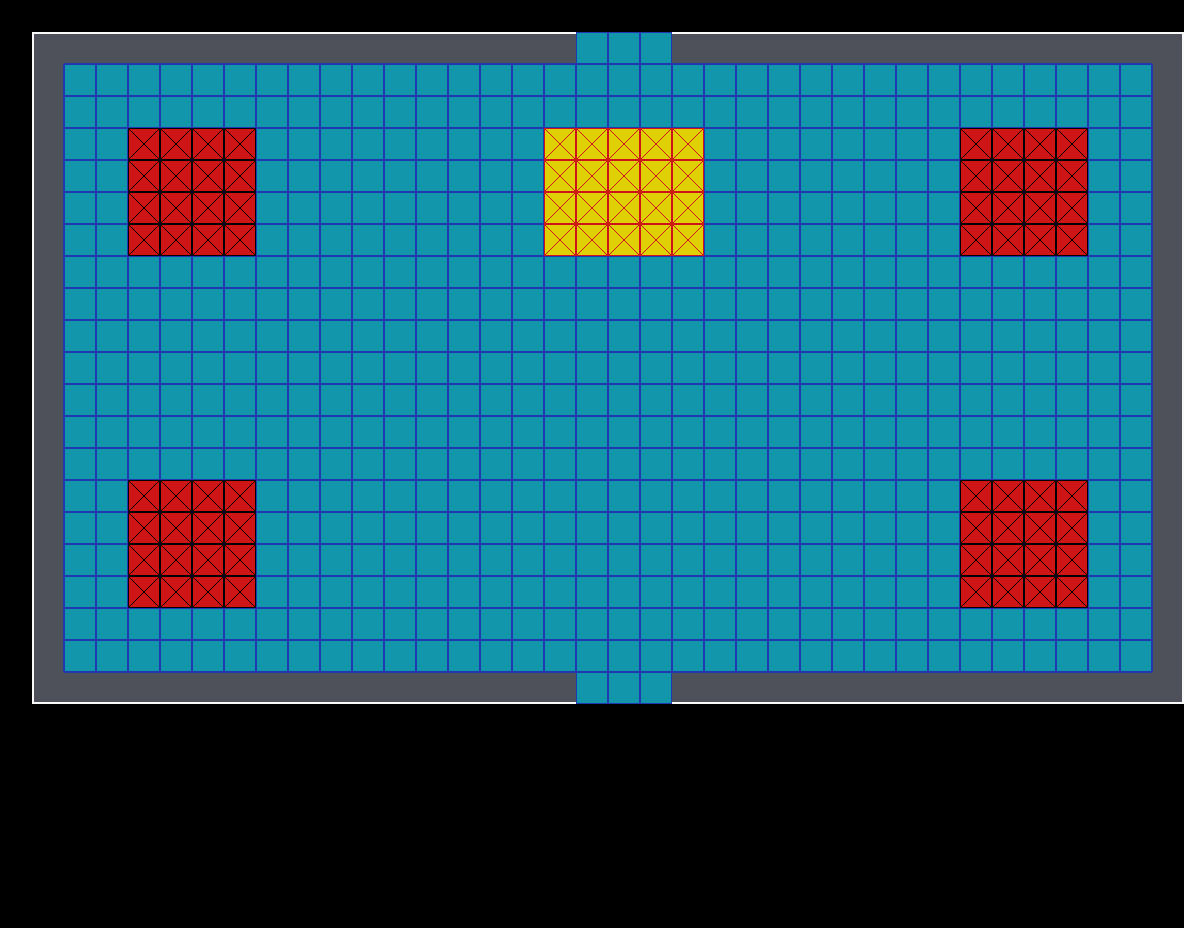

Below is a game level as drawn by its tile map, then a one-line description and the .tmx file that defines it, in full:
An orthogonal 37x29 tile map with 32x32 px tiles, 1 tile layer (Calque de Tile 1), 12 tilesets.

<map version="1.2" tiledversion="1.2.3" orientation="orthogonal" renderorder="right-down" width="37" height="29" tilewidth="32" tileheight="32" infinite="0" nextlayerid="2" nextobjectid="1">
 <tileset firstgid="1" name="coin sud-est" tilewidth="32" tileheight="32" tilecount="1" columns="1">
  <image source="titled/coin sud-est.png" width="32" height="32" />
 </tileset>
 <tileset firstgid="2" name="mur droite" tilewidth="32" tileheight="32" tilecount="1" columns="1">
  <image source="titled/mur droite.png" width="32" height="32" />
 </tileset>
 <tileset firstgid="3" name="fond noir" tilewidth="32" tileheight="32" tilecount="1" columns="1">
  <image source="titled/fond noir.png" width="32" height="32" />
 </tileset>
 <tileset firstgid="4" name="coin sud-ouest" tilewidth="32" tileheight="32" tilecount="1" columns="1">
  <image source="titled/coin sud-ouest.png" width="32" height="32" />
 </tileset>
 <tileset firstgid="5" name="mur nord" tilewidth="32" tileheight="32" tilecount="1" columns="1">
  <image source="titled/mur nord.png" width="32" height="32" />
 </tileset>
 <tileset firstgid="6" name="mur sud" tilewidth="32" tileheight="32" tilecount="1" columns="1">
  <image source="titled/mur sud.png" width="32" height="32" />
 </tileset>
 <tileset firstgid="7" name="plancher à contour bleu" tilewidth="32" tileheight="32" tilecount="1" columns="1">
  <image source="titled/plancher à contour bleu.png" width="32" height="32" />
 </tileset>
 <tileset firstgid="8" name="coin nord-ouest" tilewidth="32" tileheight="32" tilecount="1" columns="1">
  <image source="titled/coin nord-ouest.png" width="32" height="32" />
 </tileset>
 <tileset firstgid="9" name="mur gauche" tilewidth="32" tileheight="32" tilecount="1" columns="1">
  <image source="titled/mur gauche.png" width="32" height="32" />
 </tileset>
 <tileset firstgid="10" name="coin nord-est" tilewidth="32" tileheight="32" tilecount="1" columns="1">
  <image source="titled/coin nord-est.png" width="32" height="32" />
 </tileset>
 <tileset firstgid="11" name="obstacle (3)" tilewidth="32" tileheight="32" tilecount="9" columns="3">
  <image source="titled/obstacle (3).png" width="96" height="96" />
 </tileset>
 <tileset firstgid="20" name="tuile map" tilewidth="32" tileheight="32" tilecount="16" columns="4">
  <image source="titled/tuile map.png" width="128" height="128" />
 </tileset>
 <layer id="1" name="Calque de Tile 1" width="37" height="29">
  <data encoding="csv">
0,0,0,0,0,0,0,0,0,0,0,0,0,0,0,0,0,0,0,0,0,0,0,0,0,0,0,0,0,0,0,0,0,0,0,0,0,
0,8,5,5,5,5,5,5,5,5,5,5,5,5,5,5,5,5,7,7,7,5,5,5,5,5,5,5,5,5,5,5,5,5,5,5,10,
0,9,7,7,7,7,7,7,7,7,7,7,7,7,7,7,7,7,7,7,7,7,7,7,7,7,7,7,7,7,7,7,7,7,7,7,2,
0,9,7,7,7,7,7,7,7,7,7,7,7,7,7,7,7,7,7,7,7,7,7,7,7,7,7,7,7,7,7,7,7,7,7,7,2,
0,9,7,7,18,18,18,18,7,7,7,7,7,7,7,7,7,19,19,19,19,19,7,7,7,7,7,7,7,7,18,18,18,18,7,7,2,
0,9,7,7,18,18,18,18,7,7,7,7,7,7,7,7,7,19,19,19,19,19,7,7,7,7,7,7,7,7,18,18,18,18,7,7,2,
0,9,7,7,18,18,18,18,7,7,7,7,7,7,7,7,7,19,19,19,19,19,7,7,7,7,7,7,7,7,18,18,18,18,7,7,2,
0,9,7,7,18,18,18,18,7,7,7,7,7,7,7,7,7,19,19,19,19,19,7,7,7,7,7,7,7,7,18,18,18,18,7,7,2,
0,9,7,7,7,7,7,7,7,7,7,7,7,7,7,7,7,7,7,7,7,7,7,7,7,7,7,7,7,7,7,7,7,7,7,7,2,
0,9,7,7,7,7,7,7,7,7,7,7,7,7,7,7,7,7,7,7,7,7,7,7,7,7,7,7,7,7,7,7,7,7,7,7,2,
0,9,7,7,7,7,7,7,7,7,7,7,7,7,7,7,7,7,7,7,7,7,7,7,7,7,7,7,7,7,7,7,7,7,7,7,2,
0,9,7,7,7,7,7,7,7,7,7,7,7,7,7,7,7,7,7,7,7,7,7,7,7,7,7,7,7,7,7,7,7,7,7,7,2,
0,9,7,7,7,7,7,7,7,7,7,7,7,7,7,7,7,7,7,7,7,7,7,7,7,7,7,7,7,7,7,7,7,7,7,7,2,
0,9,7,7,7,7,7,7,7,7,7,7,7,7,7,7,7,7,7,7,7,7,7,7,7,7,7,7,7,7,7,7,7,7,7,7,2,
0,9,7,7,7,7,7,7,7,7,7,7,7,7,7,7,7,7,7,7,7,7,7,7,7,7,7,7,7,7,7,7,7,7,7,7,2,
0,9,7,7,18,18,18,18,7,7,7,7,7,7,7,7,7,7,7,7,7,7,7,7,7,7,7,7,7,7,18,18,18,18,7,7,2,
0,9,7,7,18,18,18,18,7,7,7,7,7,7,7,7,7,7,7,7,7,7,7,7,7,7,7,7,7,7,18,18,18,18,7,7,2,
0,9,7,7,18,18,18,18,7,7,7,7,7,7,7,7,7,7,7,7,7,7,7,7,7,7,7,7,7,7,18,18,18,18,7,7,2,
0,9,7,7,18,18,18,18,7,7,7,7,7,7,7,7,7,7,7,7,7,7,7,7,7,7,7,7,7,7,18,18,18,18,7,7,2,
0,9,7,7,7,7,7,7,7,7,7,7,7,7,7,7,7,7,7,7,7,7,7,7,7,7,7,7,7,7,7,7,7,7,7,7,2,
0,9,7,7,7,7,7,7,7,7,7,7,7,7,7,7,7,7,7,7,7,7,7,7,7,7,7,7,7,7,7,7,7,7,7,7,2,
0,4,6,6,6,6,6,6,6,6,6,6,6,6,6,6,6,6,7,7,7,6,6,6,6,6,6,6,6,6,6,6,6,6,6,6,1,
0,0,0,0,0,0,0,0,0,0,0,0,0,0,0,0,0,0,0,0,0,0,0,0,0,0,0,0,0,0,0,0,0,0,0,0,0,
0,0,0,0,0,0,0,0,0,0,0,0,0,0,0,0,0,0,0,0,0,0,0,0,0,0,0,0,0,0,0,0,0,0,0,0,0,
0,0,0,0,0,0,0,0,0,0,0,0,0,0,0,0,0,0,0,0,0,0,0,0,0,0,0,0,0,0,0,0,0,0,0,0,0,
0,0,0,0,0,0,0,0,0,0,0,0,0,0,0,0,0,0,0,0,0,0,0,0,0,0,0,0,0,0,0,0,0,0,0,0,0,
0,0,0,0,0,0,0,0,0,0,0,0,0,0,0,0,0,0,0,0,0,0,0,0,0,0,0,0,0,0,0,0,0,0,0,0,0,
0,0,0,0,0,0,0,0,0,0,0,0,0,0,0,0,0,0,0,0,0,0,0,0,0,0,0,0,0,0,0,0,0,0,0,0,0,
0,0,0,0,0,0,0,0,0,0,0,0,0,0,0,0,0,0,0,0,0,0,0,0,0,0,0,0,0,0,0,0,0,0,0,0,0
</data>
 </layer>
</map>
